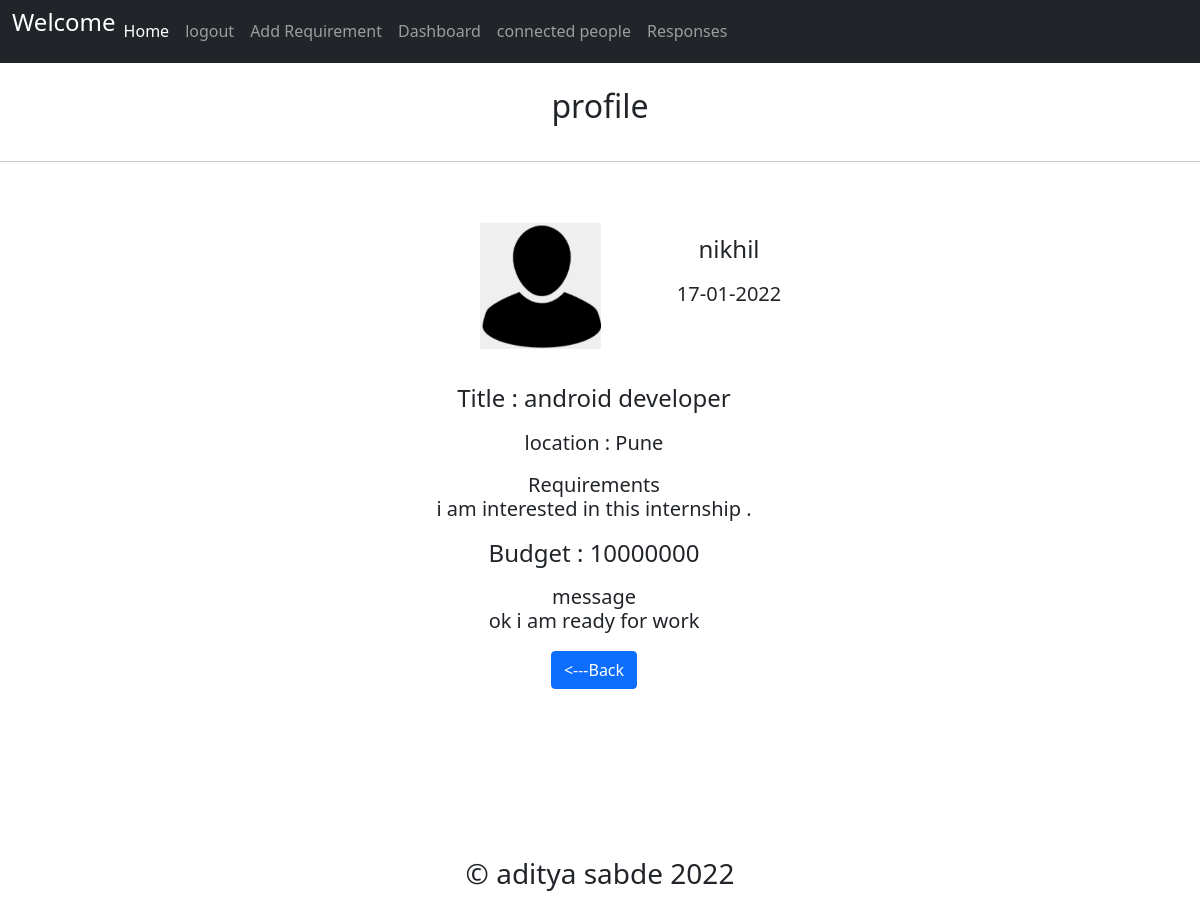
The app's page /buyers/viewdetailresponse.php?id=1 (signed in) with its own data.
### tables this page shows
CREATE TABLE `adityabuyer` (
  `id` int(11) NOT NULL,
  `buyers` varchar(255) DEFAULT NULL,
  `dates` varchar(255) DEFAULT NULL,
  `category` varchar(255) DEFAULT NULL,
  `locations` varchar(255) DEFAULT NULL,
  `morerequirement` varchar(255) DEFAULT NULL,
  `budget` varchar(255) DEFAULT NULL,
  `messages` varchar(255) DEFAULT NULL,
  `title` varchar(255) DEFAULT NULL,
  `statuses` int(2) DEFAULT 1
);

### buyers/viewdetailresponse.php (the view, shortened to what this page needs)
<?php
$id = $_GET['id'];
?>
<!DOCTYPE html>
<html lang="en">
    <head>
        <link href="https://cdn.jsdelivr.net/npm/bootstrap@5.1.3/dist/css/bootstrap.min.css" rel="stylesheet">
    </head>
    <body>
        <?php require "nav.php";?>
        <div class="title"><center><h2>profile</h2></center></div>
            <hr>
            <?php
                $table =$_SESSION['username'].'buyer';
                require "../dbconnect.php";
                $sql = "select * from `$table` where id='$id'";
                $result = mysqli_query($conn,$sql)  or die(mysqli_error($conn));
                $data = mysqli_fetch_array($result);
                echo
                    '<div class="post">
                        <div class="head">
                            <img src="../img/img4.png" alt="image">
                            <div class="head2">
                                <h4>'.$data['buyers'].'</h4>
                                <h5>'.$data['dates'].'</h5>
                            </div>
                        </div>
                        <div class="middle">
                            <h4>Title : '.$data['title'].'</h4>
                            <h5>location : '.$data['locations'].'</h5>
                            <h5>Requirements <br>
                            '.$data['morerequirement'].'</h5>
                            <h4>Budget : '.$data['budget'].'</h4>
                            <h5>message <br>'.$data['messages'].' </h5>
                        </div>
                        <a href="response.php"><div class="btn btn-primary"><---Back</div></a>
                    </div>';
            ?>
            <div class="footer" style="position:center;">
                <center><h3>&copy aditya sabde 2022</h3></center>
            </div>
    </body>
</html>

### buyers/viewdetailresponse.php (style rules this page uses)
.middle h2,h3, h4,h5,h6 { padding-bottom:10px; }
.title { margin:1%; padding:1%; }
.post { text-align: center; margin: 4%; margin-top: 1%; padding: 10%; padding-top: 1%; padding-right: 20%; padding-left: 19%; }
.head img { height: 130px; width: 121px; margin: 5%; margin-left: 32%; }
.head { display: flex; flex-direction: row; }
.head2 { padding: 7%; }

### records on screen
adityabuyer: buyers "nikhil", dates "17-01-2022", title "android developer", locations "Pune", morerequirement "i am interested in this internship .", budget "10000000", messages "ok i am ready for work"
